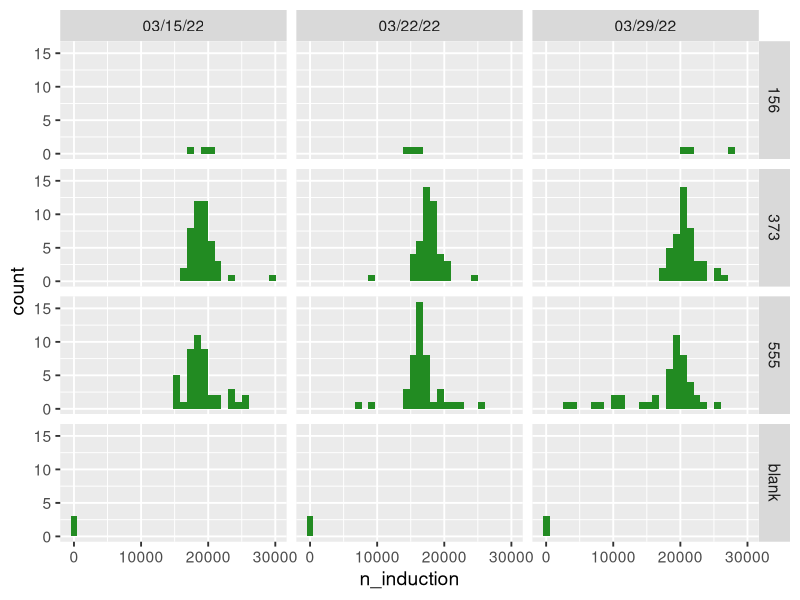
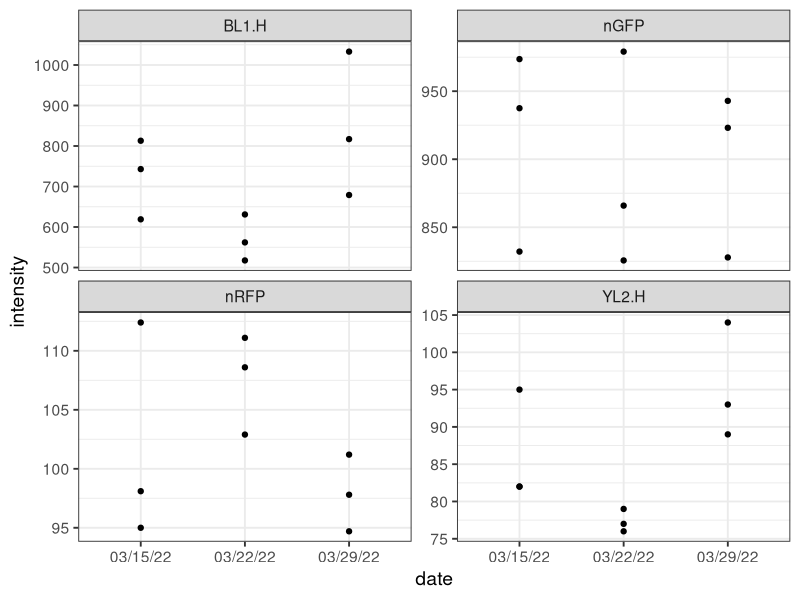
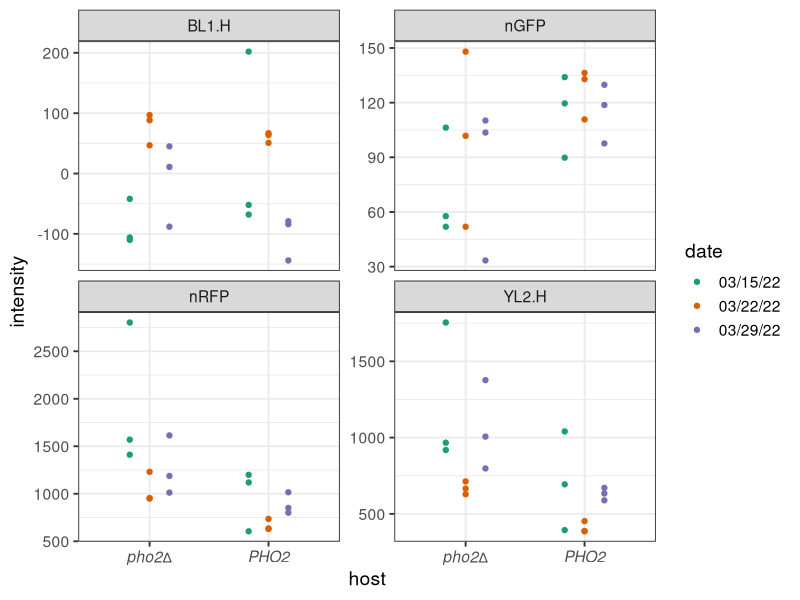
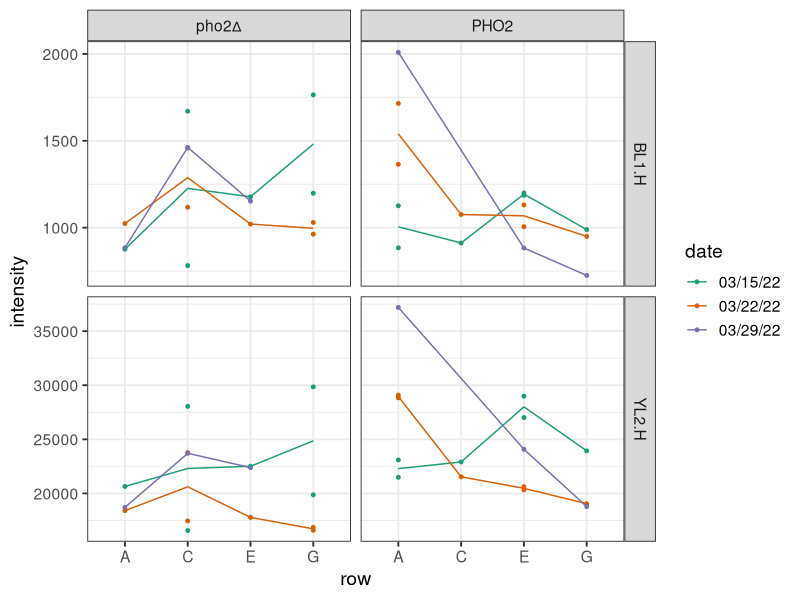
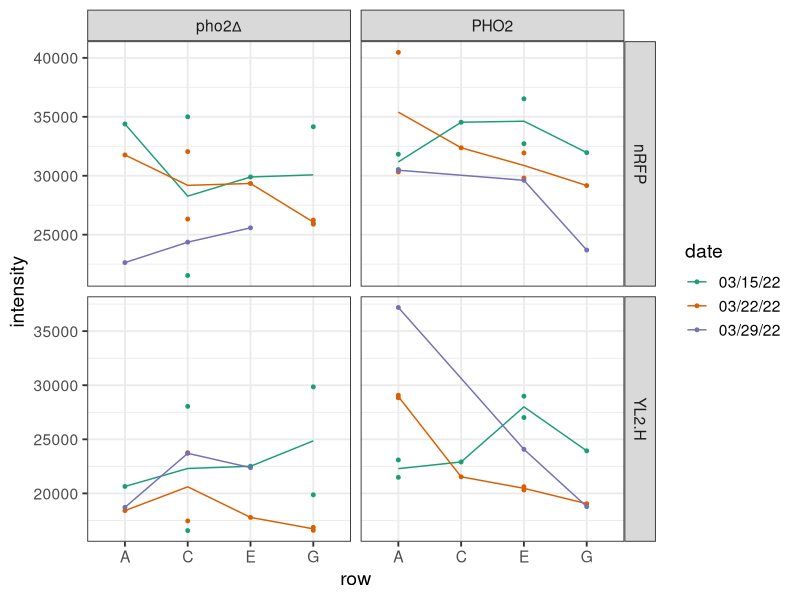
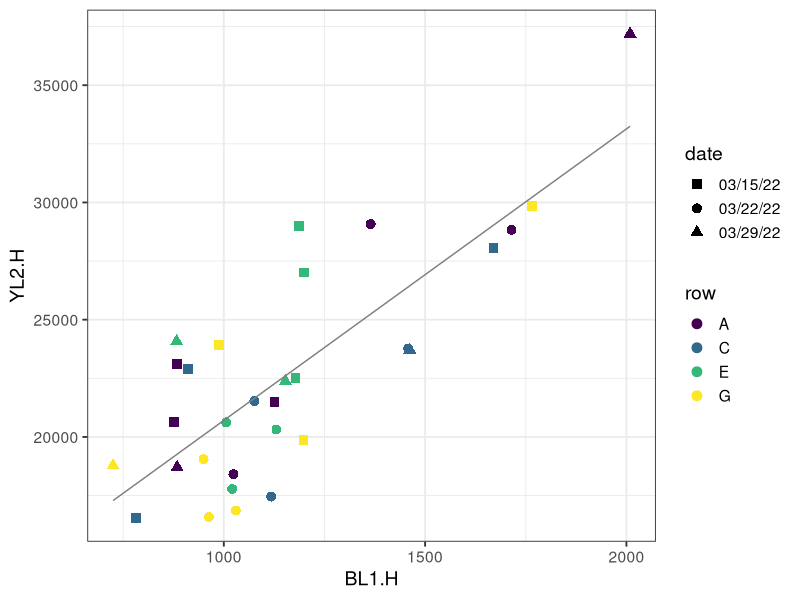

Source code (R) for these figures, in order:
## ---- chunk 1
require(tidyverse)
require(cowplot)
## ---- chunk 2
raw <- list(
  "03/15/22" = read_tsv("../data/20220315-EO-chimera-batch-1/20220329-gated-median-out.txt"),
  "03/22/22" = read_tsv("../data/20220322-EO-chimera-batch-2/20220327-gated-median-out.txt"),
  "03/29/22" = read_tsv("../data/20220329-EO-chimera-batch-3/20220330-gated-median-out.txt")
)
dat <- bind_rows(raw, .id = "date") %>% 
  #separate(col = well, sep = 1, into = c("row", "col")) %>% 
  separate(col = sample, sep = "-", into = c("plasmid", "host", "rep"))
## ---- chunk 3
dat %>% ggplot(aes(x = n_induction)) + geom_histogram(bins = 30, fill = "forestgreen") + facet_grid(host~date) + theme_gray(base_size = 14) #+ panel_border()
## ---- chunk 4
dat %>% filter(host == "156") %>% 
  pivot_longer(BL1.H:nRFP, names_to = "parameter", values_to = "intensity") %>% 
  ggplot(aes(x = date, y = intensity)) + geom_point() + facet_wrap(~parameter, scale = "free_y") +
  theme_bw(base_size = 14)
## ---- chunk 5
bg <- dat %>% 
  filter(host == "156") %>% 
  group_by(date) %>% 
  summarize(across(FSC.H:nRFP, ~ round(mean(.x),1))) %>% 
  column_to_rownames(var = "date")

dat1 <- dat %>% 
  select(date:host, FSC.H:nRFP) %>%
  mutate(
    BL1.H = BL1.H - bg[date, "BL1.H"],
    YL2.H = YL2.H - bg[date, "YL2.H"],
    nGFP = nGFP - bg[date, "nGFP"],
    nRFP = nRFP - bg[date, "nRFP"]
  ) %>% 
  filter(!host %in% c("156", "blank")) %>% 
  mutate(host = factor(host, levels = c("373", "555"), labels = c("pho2∆", "PHO2")))
## ---- chunk 6
dat1 %>% filter(plasmid == "NA") %>% 
  pivot_longer(BL1.H:nRFP, names_to = "parameter", values_to = "intensity") %>% 
  ggplot(aes(x = host, y = intensity, color = date)) + 
  geom_point(position = position_dodge(0.5)) + 
  scale_color_brewer(type = "qual", palette = 2) +
  facet_wrap(~parameter, scale = "free_y") +
  theme_bw(base_size = 14) +
  theme(axis.text.x = element_text(face = 3))
## ---- chunk 7
dat1 %>% 
  filter(plasmid == "188") %>% 
  separate(well, into = c("row", "col"), sep = 1) %>% 
  pivot_longer(BL1.H:YL2.H, names_to = "parameter", values_to = "intensity") %>% 
  ggplot(aes(x = row, y = intensity, group = date)) + 
  geom_point(aes(color = date), size = 1) + 
  #geom_line(aes(color = date), size = 0.4) +
  stat_summary(aes(color = date), geom = "line", fun = mean) +
  scale_color_brewer(type = "qual", palette = 2) +
  facet_grid(parameter~host, scales = "free_y") +
  theme_bw(base_size = 14)
## ---- chunk 8
dat1 %>% 
  filter(plasmid == "188") %>% 
  separate(well, into = c("row", "col"), sep = 1) %>% 
  pivot_longer(c(YL2.H, nRFP), names_to = "parameter", values_to = "intensity") %>% 
  ggplot(aes(x = row, y = intensity, group = date)) + 
  geom_point(aes(color = date), size = 1) + 
  #geom_line(aes(color = date), size = 0.4) +
  stat_summary(aes(color = date), geom = "line", fun = mean) +
  scale_color_brewer(type = "qual", palette = 2) +
  facet_grid(parameter~host, scales = "free_y") +
  theme_bw(base_size = 14)
## ---- chunk 9
dat1 %>% 
  filter(plasmid == "188") %>% 
  separate(well, into = c("row", "col"), sep = 1) %>% 
  ggplot(aes(x = BL1.H, y = YL2.H)) + 
  geom_point(aes(shape = date, color = row), size = 3) + 
  stat_smooth(method = "lm", se = FALSE, color = "gray50", size = 0.5) +
  scale_color_viridis_d() +
  scale_shape_manual(values = 15:17) +
  #scale_x_log10() + scale_y_log10() +
  #facet_grid(parameter~host, scales = "free_y") +
  theme_bw(base_size = 14)
## ---- chunk 10
dat2 <- dat1 %>% 
  select(-nGFP, -nRFP) %>% 
  pivot_longer(FSC.H:YL2.H, names_to = "parameter", values_to = "intensity") %>% 
  group_by(date, plasmid, host, parameter) %>% 
  summarize(
    n = n(),
    mean = round(mean(intensity)),
    cv = num(sd(intensity)/mean(intensity), digits = 2)
  ) %>% 
  arrange(desc(cv))
